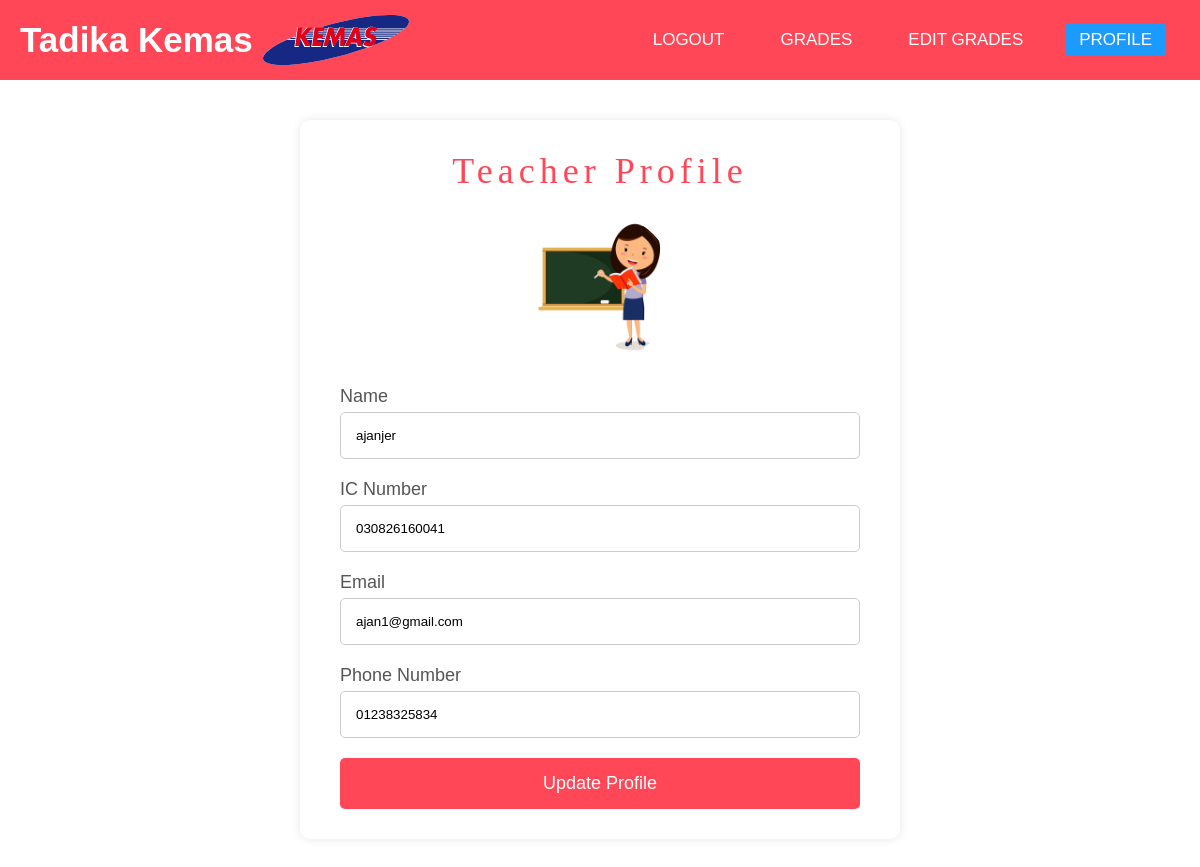
Screenshot of /Kindergarten/teacher_profile/ (signed in) with the database file from the repository.
### Kindergartenapp/models.py (models this page shows)
class Teacher(models.Model):
    Teacher_IC = models.CharField(max_length=100, primary_key=True)
    Teacher_Password = models.CharField(max_length=100)
    Teacher_Name = models.CharField(max_length=100)
    Teacher_Email = models.EmailField()
    Teacher_Nophone = models.CharField(max_length=20)

### Kindergartenapp/views.py (the view)
# urls.py: path("teacher_profile/", views.teacher_profile, name="teacher_profile"),
def teacher_profile(request):
    teacher_ic = request.session.get('teacher_ic')
    try:
        teacher = Teacher.objects.get(Teacher_IC=teacher_ic)
    except Teacher.DoesNotExist:
        teacher = None
    return render(request, 'teacher_profile.html', {'profile': teacher})

### Kindergartenapp/templates/teacher_profile.html (shortened to what this page needs)
<!DOCTYPE html>
<html lang="en">
<head>
    {% load static %}
</head>
<body>
    <nav>
        <div class="logo-container">
            <label class="logo">Tadika Kemas</label>
            {% load static %}
            <img src="{% static 'logo.svg' %}" alt="Logo">
        </div>
        <ul>
            <li><a href="{% url 'home' %}">Logout</a></li>
            <li><a href="{% url 'teacher_grades' %}">GRADES</a></li>
            <li><a href="{% url 'teacher_edit' %}">Edit Grades</a></li>
            <li><a class="active" href="{% url 'teacher_profile' %}">Profile</a></li>
        </ul>
    </nav>
    <div class="container">
        <div class="form_area">
            <p class="title">Teacher Profile</p>
            {% if profile %}
            <div class="avatar">
                {% load static %}
                <img src="{% static 'teachesrprofile.jpg' %}" alt="">
            </div>
            <form method="post" enctype="multipart/form-data">
                <div class="form_group">
                    <label for="name" class="sub_title">Name</label>
                    <input type="text" name="name" class="form_style" value="{{ profile.Teacher_Name }}" required>
                </div>
                <div class="form_group">
                    <label for="IC" class="sub_title">IC Number</label>
                    <input type="text" name="ic_number" class="form_style" value="{{ profile.Teacher_IC }}" required>
                </div>
                <div class="form_group">
                    <label for="email" class="sub_title">Email</label>
                    <input type="email" name="email" class="form_style" value="{{ profile.Teacher_Email }}" required>
                </div>
                <div class="form_group">
                    <label for="phone_number" class="sub_title">Phone Number</label>
                    <input type="text" name="phone_number" class="form_style" value="{{ profile.Teacher_Nophone }}" required>
                </div>
                <input type="submit" value="Update Profile" class="btn">
            </form>
            {% else %}
            <p>No profile found.</p>
            {% endif %}
        </div>
    </div>
</body>
</html>

### rows the page displays
Teacher: name "ajanjer", ic_number "030826160041", email "ajan1@gmail.com", phone_number "01238325834"
